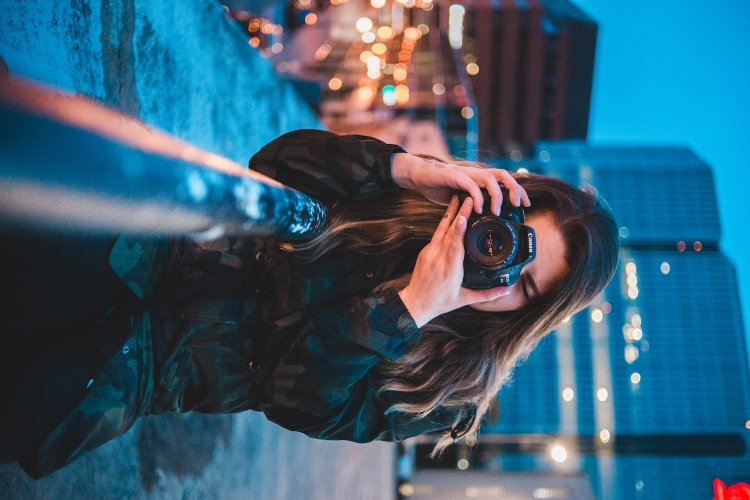
#> input picture new_img.jpeg, 750 x 500 px, given in place of the camera
$ python Color_detection.py
#> lines starting #> are read from the running program, lines starting #| are printed output that depends on the picture; after the words box and inside, x2 and y2 are one past the last pixel; in counts of white or black regions, pixels touching at a corner belong together
import numpy as np
import cv2

cap=cv2.VideoCapture(0)

while True:
    ret, frame=cap.read()
#> frame is the input picture: shape (500, 750, 3); mean B, G, R 114.5, 93.7, 54.3
    width=int(cap.get(3))
    height=int(cap.get(4))

    hsv=cv2.cvtColor(frame,cv2.COLOR_BGR2HSV)
#> hsv: shape (500, 750, 3); mean H, S, V 93, 138.7, 123.5
    lower_blue=np.array([90,50,50])
    upper_blue=np.array([130,255,255])

    mask=cv2.inRange(hsv,lower_blue,upper_blue)
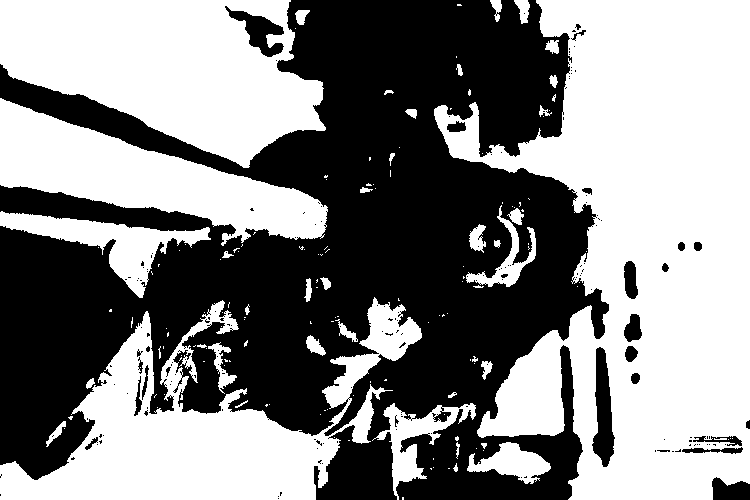
#> mask: shape (500, 750); 52.8% white; 173 black regions (146 under 20 px), largest, box (x1, y1, x2, y2) and area: (0, 0, 609, 500) 170877, (592, 347, 615, 467) 1645, (225, 6, 284, 57) 1154

    result=cv2.bitwise_and(frame,frame,mask=mask)
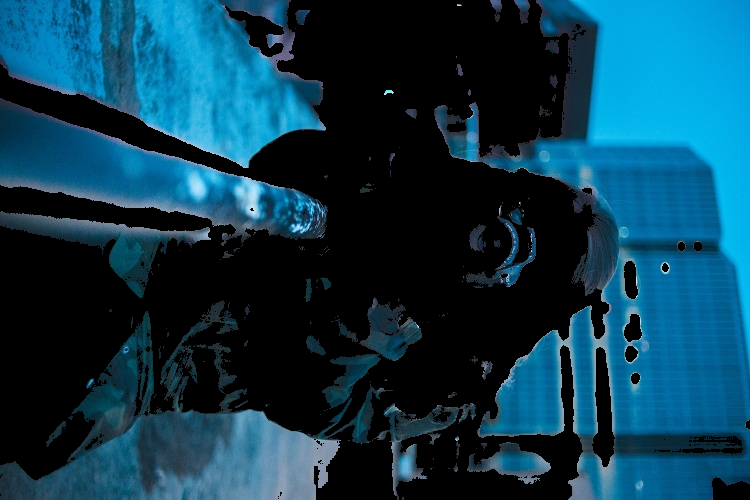
#> result: shape (500, 750, 3); mean B, G, R 78.7, 58.3, 11.8

    cv2.imshow('frame',result)
    cv2.imshow('mask',mask)

    if cv2.waitKey(1)==ord('q'):
#> (key q is pressed here)
        break

cap.release()
cv2.destroyAllWindows()
